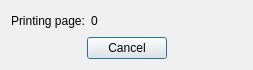
<?xml version="1.0" encoding="UTF-8"?>
<ui version="4.0">
 <class>PrintProgressDialog</class>
 <widget class="QDialog" name="PrintProgressDialog">
  <property name="windowModality">
   <enum>Qt::ApplicationModal</enum>
  </property>
  <property name="geometry">
   <rect>
    <x>0</x>
    <y>0</y>
    <width>253</width>
    <height>70</height>
   </rect>
  </property>
  <property name="sizePolicy">
   <sizepolicy hsizetype="Preferred" vsizetype="Preferred">
    <horstretch>0</horstretch>
    <verstretch>0</verstretch>
   </sizepolicy>
  </property>
  <property name="windowTitle">
   <string>Printing. Please wait...</string>
  </property>
  <property name="modal">
   <bool>true</bool>
  </property>
  <layout class="QVBoxLayout" name="verticalLayout">
   <item>
    <layout class="QHBoxLayout" name="horizontalLayout">
     <item>
      <widget class="QLabel" name="label">
       <property name="sizePolicy">
        <sizepolicy hsizetype="Maximum" vsizetype="Preferred">
         <horstretch>0</horstretch>
         <verstretch>0</verstretch>
        </sizepolicy>
       </property>
       <property name="text">
        <string>Printing page:</string>
       </property>
      </widget>
     </item>
     <item>
      <widget class="QLabel" name="page">
       <property name="text">
        <string>0</string>
       </property>
      </widget>
     </item>
    </layout>
   </item>
   <item>
    <layout class="QHBoxLayout" name="horizontalLayout_2">
     <item>
      <spacer name="horizontalSpacer">
       <property name="orientation">
        <enum>Qt::Horizontal</enum>
       </property>
       <property name="sizeHint" stdset="0">
        <size>
         <width>40</width>
         <height>20</height>
        </size>
       </property>
      </spacer>
     </item>
     <item>
      <widget class="QPushButton" name="bcancel">
       <property name="sizePolicy">
        <sizepolicy hsizetype="Maximum" vsizetype="Fixed">
         <horstretch>0</horstretch>
         <verstretch>0</verstretch>
        </sizepolicy>
       </property>
       <property name="text">
        <string>Cancel</string>
       </property>
      </widget>
     </item>
     <item>
      <spacer name="horizontalSpacer_2">
       <property name="orientation">
        <enum>Qt::Horizontal</enum>
       </property>
       <property name="sizeHint" stdset="0">
        <size>
         <width>40</width>
         <height>20</height>
        </size>
       </property>
      </spacer>
     </item>
    </layout>
   </item>
  </layout>
 </widget>
 <resources/>
 <connections/>
</ui>
